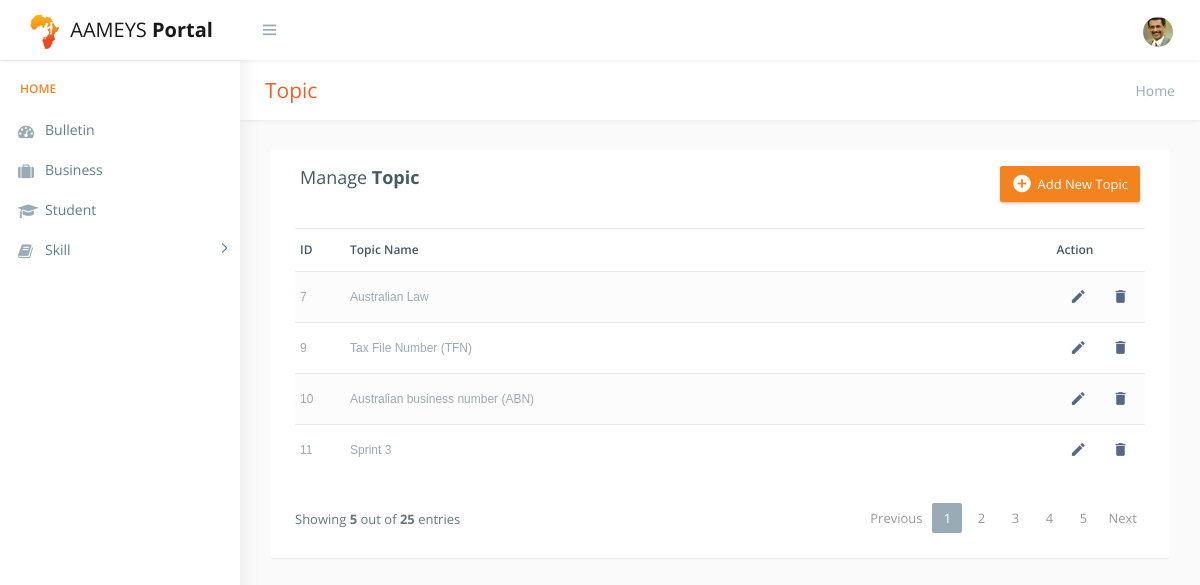
Page /topic.php on the committed database.
### tables this page shows
CREATE TABLE `topic` (
  `topId` int(11) NOT NULL,
  `topName` varchar(500) NOT NULL,
  `courId` int(11) NOT NULL,
  `topDescrip` text
);

### topic.php (the view, shortened to what this page needs)
<!DOCTYPE html>
<?php include "include/db_config.php";?>
<html lang="en">
<head>
    <link href="css/lib/bootstrap/bootstrap.css" rel="stylesheet">
    <link href="css/helper.css" rel="stylesheet">
    <link href="css/style.css" rel="stylesheet">
</head>
<body class="fix-header fix-sidebar">
    <div id="main-wrapper">
        <div class="header" style="">
            <?php include "include/top_nav.php"; ?>
        </div>
        <div class="left-sidebar" style="overflow: visible;">
            <?php include "include/side_nav.php"; ?>
        </div>
        <div class="page-wrapper" style="min-height: 157px;">
            <div class="row page-titles">
                <div class="col-md-5 align-self-center">
                    <h3 class="text-primary">Topic</h3> </div>
                <div class="col-md-7 align-self-center">
                    <ol class="breadcrumb">
                        <li class="breadcrumb-item active">Home</a></li>
                    </ol>
                </div>
            </div>
            <div class="container-fluid">
                <div class="table-wrapper">
                    <div class="table-title">
                        <div class="row">
                            <div class="col-sm-6">
                    <h4>Manage <b>Topic</b></h4>
                  </div>
                  <div class="col-sm-6">
                  <a href="addtopic.php" class="btn btn-success"><i class="material-icons"></i> <span>Add New Topic</span></a>
                  </div>
                        </div>
                    </div>
                    <table class="table table-striped table-hover">
                        <thead>
                            <tr>
                                <th>ID</th>
                                <th>Topic Name</th>
                                <th>Action</th>
                            </tr>
                        </thead>
                        <tbody>
                        <?php
                          $query = "SELECT topId, topName FROM topic";
                          $result = mysqli_query($conn,$query);
                          while($row = mysqli_fetch_assoc($result))
                          {
                        ?>
                            <tr>
                                <td><?php echo $row['topId'];?></td>
                                <td><?php echo $row['topName'];?></td>
                                <td>
                                  <a  href="edittopic.php?id=<?php echo $row['topId'];?>" class="edit" data-toggle="tooltip" data-placement="top" title="Edit Topic">
                                    <i class="material-icons"></i>
                                  </a>
                                  <a  href="deletetopic.php?id=<?php echo $row['topId'];?>" class="delete" data-toggle="tooltip" data-placement="top" title="Delete Topic">
                                    <i class="material-icons" ></i>
                                  </a>
                                </td>
                            </tr>
                          <?php
                          }
                          ?>
                        </tbody>
                    </table>
                <div class="clearfix">
                        <div class="hint-text">Showing <b>5</b> out of <b>25</b> entries</div>
                        <ul class="pagination">
                            <li class="page-item disabled"><a href="#">Previous</a></li>
                            <li class="page-item active"><a class="page-link">1</a></li>
                            <li class="page-item"><a href="#" class="page-link">2</a></li>
                            <li class="page-item"><a href="#" class="page-link">3</a></li>
                            <li class="page-item"><a href="#" class="page-link">4</a></li>
                            <li class="page-item"><a href="#" class="page-link">5</a></li>
                            <li class="page-item"><a href="#" class="page-link">Next</a></li>
                        </ul>
                    </div>
                </div>
                </div>
      </div>
  </div>
</body>
</html>

### rows in the picture
topic: topId "7", topName "Australian Law"
topic: topId "9", topName "Tax File Number (TFN)"
topic: topId "10", topName "Australian business number (ABN)"
topic: topId "11", topName "Sprint 3"
